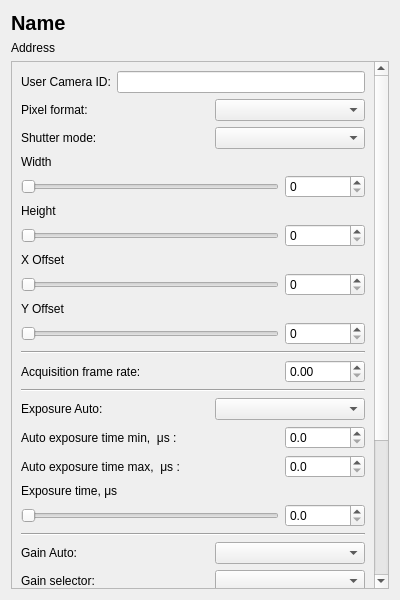
<?xml version="1.0" encoding="UTF-8"?>
<ui version="4.0">
 <class>SettingsWidget</class>
 <widget class="QWidget" name="SettingsWidget">
  <property name="geometry">
   <rect>
    <x>0</x>
    <y>0</y>
    <width>400</width>
    <height>600</height>
   </rect>
  </property>
  <property name="minimumSize">
   <size>
    <width>400</width>
    <height>600</height>
   </size>
  </property>
  <property name="windowTitle">
   <string>SettingsWindow</string>
  </property>
  <layout class="QGridLayout" name="gridLayout">
   <item row="0" column="0">
    <widget class="QLabel" name="nameLabel">
     <property name="font">
      <font>
       <pointsize>15</pointsize>
       <weight>75</weight>
       <bold>true</bold>
      </font>
     </property>
     <property name="text">
      <string>Name</string>
     </property>
    </widget>
   </item>
   <item row="1" column="0">
    <widget class="QLabel" name="addressLabel">
     <property name="text">
      <string>Address</string>
     </property>
    </widget>
   </item>
   <item row="2" column="0" colspan="2">
    <widget class="QScrollArea" name="scrollArea">
     <property name="widgetResizable">
      <bool>true</bool>
     </property>
     <widget class="QWidget" name="scrollAreaWidgetContents">
      <property name="geometry">
       <rect>
        <x>0</x>
        <y>0</y>
        <width>366</width>
        <height>850</height>
       </rect>
      </property>
      <layout class="QVBoxLayout" name="verticalLayout">
       <item>
        <widget class="QWidget" name="widget_9" native="true">
         <layout class="QHBoxLayout" name="horizontalLayout_9">
          <property name="leftMargin">
           <number>0</number>
          </property>
          <property name="topMargin">
           <number>0</number>
          </property>
          <property name="rightMargin">
           <number>0</number>
          </property>
          <property name="bottomMargin">
           <number>0</number>
          </property>
          <item>
           <widget class="QLabel" name="label_9">
            <property name="text">
             <string>User Camera ID:</string>
            </property>
           </widget>
          </item>
          <item>
           <widget class="QLineEdit" name="uidLineEdit"/>
          </item>
         </layout>
        </widget>
       </item>
       <item>
        <widget class="QWidget" name="widget_3" native="true">
         <layout class="QHBoxLayout" name="horizontalLayout_3">
          <property name="spacing">
           <number>0</number>
          </property>
          <property name="leftMargin">
           <number>0</number>
          </property>
          <property name="topMargin">
           <number>0</number>
          </property>
          <property name="rightMargin">
           <number>0</number>
          </property>
          <property name="bottomMargin">
           <number>0</number>
          </property>
          <item>
           <widget class="QLabel" name="label_3">
            <property name="text">
             <string>Pixel format:</string>
            </property>
           </widget>
          </item>
          <item>
           <widget class="QComboBox" name="pixelFormatComboBox">
            <property name="minimumSize">
             <size>
              <width>150</width>
              <height>0</height>
             </size>
            </property>
            <property name="maximumSize">
             <size>
              <width>150</width>
              <height>16777215</height>
             </size>
            </property>
           </widget>
          </item>
         </layout>
        </widget>
       </item>
       <item>
        <widget class="QWidget" name="widget_20" native="true">
         <layout class="QHBoxLayout" name="horizontalLayout_20">
          <property name="leftMargin">
           <number>0</number>
          </property>
          <property name="topMargin">
           <number>0</number>
          </property>
          <property name="rightMargin">
           <number>0</number>
          </property>
          <property name="bottomMargin">
           <number>0</number>
          </property>
          <item>
           <widget class="QLabel" name="label_19">
            <property name="text">
             <string>Shutter mode:</string>
            </property>
           </widget>
          </item>
          <item>
           <widget class="QComboBox" name="shutterComboBox">
            <property name="minimumSize">
             <size>
              <width>150</width>
              <height>0</height>
             </size>
            </property>
            <property name="maximumSize">
             <size>
              <width>150</width>
              <height>16777215</height>
             </size>
            </property>
           </widget>
          </item>
         </layout>
        </widget>
       </item>
       <item>
        <widget class="QLabel" name="label">
         <property name="text">
          <string>Width</string>
         </property>
        </widget>
       </item>
       <item>
        <widget class="QWidget" name="widget" native="true">
         <layout class="QHBoxLayout" name="horizontalLayout">
          <property name="leftMargin">
           <number>0</number>
          </property>
          <property name="topMargin">
           <number>0</number>
          </property>
          <property name="rightMargin">
           <number>0</number>
          </property>
          <property name="bottomMargin">
           <number>0</number>
          </property>
          <item>
           <widget class="QSlider" name="frameWidthSlider">
            <property name="singleStep">
             <number>2</number>
            </property>
            <property name="orientation">
             <enum>Qt::Horizontal</enum>
            </property>
           </widget>
          </item>
          <item>
           <widget class="QSpinBox" name="frameWidthSpinBox">
            <property name="minimumSize">
             <size>
              <width>80</width>
              <height>0</height>
             </size>
            </property>
            <property name="maximumSize">
             <size>
              <width>80</width>
              <height>16777215</height>
             </size>
            </property>
            <property name="maximum">
             <number>99</number>
            </property>
           </widget>
          </item>
         </layout>
        </widget>
       </item>
       <item>
        <widget class="QLabel" name="label_2">
         <property name="text">
          <string>Height</string>
         </property>
        </widget>
       </item>
       <item>
        <widget class="QWidget" name="widget_2" native="true">
         <layout class="QHBoxLayout" name="horizontalLayout_2">
          <property name="leftMargin">
           <number>0</number>
          </property>
          <property name="topMargin">
           <number>0</number>
          </property>
          <property name="rightMargin">
           <number>0</number>
          </property>
          <property name="bottomMargin">
           <number>0</number>
          </property>
          <item>
           <widget class="QSlider" name="frameHeightSlider">
            <property name="orientation">
             <enum>Qt::Horizontal</enum>
            </property>
           </widget>
          </item>
          <item>
           <widget class="QSpinBox" name="frameHeightSpinBox">
            <property name="minimumSize">
             <size>
              <width>80</width>
              <height>0</height>
             </size>
            </property>
            <property name="maximumSize">
             <size>
              <width>80</width>
              <height>16777215</height>
             </size>
            </property>
           </widget>
          </item>
         </layout>
        </widget>
       </item>
       <item>
        <widget class="QLabel" name="label_4">
         <property name="text">
          <string>X Offset</string>
         </property>
        </widget>
       </item>
       <item>
        <widget class="QWidget" name="widget_4" native="true">
         <layout class="QHBoxLayout" name="horizontalLayout_4">
          <property name="leftMargin">
           <number>0</number>
          </property>
          <property name="topMargin">
           <number>0</number>
          </property>
          <property name="rightMargin">
           <number>0</number>
          </property>
          <property name="bottomMargin">
           <number>0</number>
          </property>
          <item>
           <widget class="QSlider" name="offsetXSlider">
            <property name="orientation">
             <enum>Qt::Horizontal</enum>
            </property>
           </widget>
          </item>
          <item>
           <widget class="QSpinBox" name="offsetXSpinBox">
            <property name="minimumSize">
             <size>
              <width>80</width>
              <height>0</height>
             </size>
            </property>
            <property name="maximumSize">
             <size>
              <width>80</width>
              <height>16777215</height>
             </size>
            </property>
           </widget>
          </item>
         </layout>
        </widget>
       </item>
       <item>
        <widget class="QLabel" name="label_5">
         <property name="text">
          <string>Y Offset</string>
         </property>
        </widget>
       </item>
       <item>
        <widget class="QWidget" name="widget_5" native="true">
         <layout class="QHBoxLayout" name="horizontalLayout_5">
          <property name="leftMargin">
           <number>0</number>
          </property>
          <property name="topMargin">
           <number>0</number>
          </property>
          <property name="rightMargin">
           <number>0</number>
          </property>
          <property name="bottomMargin">
           <number>0</number>
          </property>
          <item>
           <widget class="QSlider" name="offsetYSlider">
            <property name="orientation">
             <enum>Qt::Horizontal</enum>
            </property>
           </widget>
          </item>
          <item>
           <widget class="QSpinBox" name="offsetYSpinBox">
            <property name="minimumSize">
             <size>
              <width>80</width>
              <height>0</height>
             </size>
            </property>
            <property name="maximumSize">
             <size>
              <width>80</width>
              <height>16777215</height>
             </size>
            </property>
           </widget>
          </item>
         </layout>
        </widget>
       </item>
       <item>
        <widget class="Line" name="line_4">
         <property name="orientation">
          <enum>Qt::Horizontal</enum>
         </property>
        </widget>
       </item>
       <item>
        <widget class="QWidget" name="widget_6" native="true">
         <layout class="QHBoxLayout" name="horizontalLayout_6">
          <property name="leftMargin">
           <number>0</number>
          </property>
          <property name="topMargin">
           <number>0</number>
          </property>
          <property name="rightMargin">
           <number>0</number>
          </property>
          <property name="bottomMargin">
           <number>0</number>
          </property>
          <item>
           <widget class="QLabel" name="label_6">
            <property name="text">
             <string>Acquisition frame rate:</string>
            </property>
           </widget>
          </item>
          <item>
           <widget class="QDoubleSpinBox" name="targetFPSSpinBox">
            <property name="maximumSize">
             <size>
              <width>80</width>
              <height>16777215</height>
             </size>
            </property>
            <property name="maximum">
             <double>100000.000000000000000</double>
            </property>
           </widget>
          </item>
         </layout>
        </widget>
       </item>
       <item>
        <widget class="Line" name="line_3">
         <property name="orientation">
          <enum>Qt::Horizontal</enum>
         </property>
        </widget>
       </item>
       <item>
        <widget class="QWidget" name="widget_7" native="true">
         <layout class="QHBoxLayout" name="horizontalLayout_7">
          <property name="leftMargin">
           <number>0</number>
          </property>
          <property name="topMargin">
           <number>0</number>
          </property>
          <property name="rightMargin">
           <number>0</number>
          </property>
          <property name="bottomMargin">
           <number>0</number>
          </property>
          <item>
           <widget class="QLabel" name="label_7">
            <property name="text">
             <string>Exposure Auto:</string>
            </property>
           </widget>
          </item>
          <item>
           <widget class="QComboBox" name="exposureAutoComboBox">
            <property name="minimumSize">
             <size>
              <width>150</width>
              <height>0</height>
             </size>
            </property>
            <property name="maximumSize">
             <size>
              <width>150</width>
              <height>16777215</height>
             </size>
            </property>
           </widget>
          </item>
         </layout>
        </widget>
       </item>
       <item>
        <widget class="QWidget" name="widget_18" native="true">
         <layout class="QHBoxLayout" name="horizontalLayout_18">
          <property name="leftMargin">
           <number>0</number>
          </property>
          <property name="topMargin">
           <number>0</number>
          </property>
          <property name="rightMargin">
           <number>0</number>
          </property>
          <property name="bottomMargin">
           <number>0</number>
          </property>
          <item>
           <widget class="QLabel" name="label_17">
            <property name="text">
             <string>Auto exposure time min,  μs :</string>
            </property>
           </widget>
          </item>
          <item>
           <widget class="QDoubleSpinBox" name="exposureAutoMinSpinBox">
            <property name="minimumSize">
             <size>
              <width>80</width>
              <height>0</height>
             </size>
            </property>
            <property name="maximumSize">
             <size>
              <width>80</width>
              <height>16777215</height>
             </size>
            </property>
            <property name="decimals">
             <number>1</number>
            </property>
            <property name="maximum">
             <double>100.000000000000000</double>
            </property>
            <property name="value">
             <double>0.000000000000000</double>
            </property>
           </widget>
          </item>
         </layout>
        </widget>
       </item>
       <item>
        <widget class="QWidget" name="widget_19" native="true">
         <layout class="QHBoxLayout" name="horizontalLayout_19">
          <property name="leftMargin">
           <number>0</number>
          </property>
          <property name="topMargin">
           <number>0</number>
          </property>
          <property name="rightMargin">
           <number>0</number>
          </property>
          <property name="bottomMargin">
           <number>0</number>
          </property>
          <item>
           <widget class="QLabel" name="label_18">
            <property name="text">
             <string>Auto exposure time max,  μs :</string>
            </property>
           </widget>
          </item>
          <item>
           <widget class="QDoubleSpinBox" name="exposureAutoMaxSpinBox">
            <property name="minimumSize">
             <size>
              <width>80</width>
              <height>0</height>
             </size>
            </property>
            <property name="maximumSize">
             <size>
              <width>80</width>
              <height>16777215</height>
             </size>
            </property>
            <property name="decimals">
             <number>1</number>
            </property>
           </widget>
          </item>
         </layout>
        </widget>
       </item>
       <item>
        <widget class="QLabel" name="label_8">
         <property name="text">
          <string>Exposure time, μs</string>
         </property>
        </widget>
       </item>
       <item>
        <widget class="QWidget" name="widget_8" native="true">
         <layout class="QHBoxLayout" name="horizontalLayout_8">
          <property name="leftMargin">
           <number>0</number>
          </property>
          <property name="topMargin">
           <number>0</number>
          </property>
          <property name="rightMargin">
           <number>0</number>
          </property>
          <property name="bottomMargin">
           <number>0</number>
          </property>
          <item>
           <widget class="QSlider" name="exposureTimeSlider">
            <property name="singleStep">
             <number>10</number>
            </property>
            <property name="pageStep">
             <number>100</number>
            </property>
            <property name="orientation">
             <enum>Qt::Horizontal</enum>
            </property>
           </widget>
          </item>
          <item>
           <widget class="QDoubleSpinBox" name="exposureTimeSpinBox">
            <property name="minimumSize">
             <size>
              <width>80</width>
              <height>0</height>
             </size>
            </property>
            <property name="maximumSize">
             <size>
              <width>80</width>
              <height>16777215</height>
             </size>
            </property>
            <property name="decimals">
             <number>1</number>
            </property>
            <property name="singleStep">
             <double>10.000000000000000</double>
            </property>
           </widget>
          </item>
         </layout>
        </widget>
       </item>
       <item>
        <widget class="Line" name="line_2">
         <property name="orientation">
          <enum>Qt::Horizontal</enum>
         </property>
        </widget>
       </item>
       <item>
        <widget class="QWidget" name="widget_13" native="true">
         <layout class="QHBoxLayout" name="horizontalLayout_13">
          <property name="leftMargin">
           <number>0</number>
          </property>
          <property name="topMargin">
           <number>0</number>
          </property>
          <property name="rightMargin">
           <number>0</number>
          </property>
          <property name="bottomMargin">
           <number>0</number>
          </property>
          <item>
           <widget class="QLabel" name="label_12">
            <property name="text">
             <string>Gain Auto:</string>
            </property>
           </widget>
          </item>
          <item>
           <widget class="QComboBox" name="gainAutoComboBox">
            <property name="minimumSize">
             <size>
              <width>150</width>
              <height>0</height>
             </size>
            </property>
            <property name="maximumSize">
             <size>
              <width>150</width>
              <height>16777215</height>
             </size>
            </property>
           </widget>
          </item>
         </layout>
        </widget>
       </item>
       <item>
        <widget class="QWidget" name="widget_14" native="true">
         <layout class="QHBoxLayout" name="horizontalLayout_14">
          <property name="leftMargin">
           <number>0</number>
          </property>
          <property name="topMargin">
           <number>0</number>
          </property>
          <property name="rightMargin">
           <number>0</number>
          </property>
          <property name="bottomMargin">
           <number>0</number>
          </property>
          <item>
           <widget class="QLabel" name="label_13">
            <property name="text">
             <string>Gain selector:</string>
            </property>
           </widget>
          </item>
          <item>
           <widget class="QComboBox" name="gainSelectorComboBox">
            <property name="minimumSize">
             <size>
              <width>150</width>
              <height>0</height>
             </size>
            </property>
            <property name="maximumSize">
             <size>
              <width>150</width>
              <height>16777215</height>
             </size>
            </property>
           </widget>
          </item>
         </layout>
        </widget>
       </item>
       <item>
        <widget class="QWidget" name="widget_15" native="true">
         <layout class="QHBoxLayout" name="horizontalLayout_15">
          <property name="leftMargin">
           <number>0</number>
          </property>
          <property name="topMargin">
           <number>0</number>
          </property>
          <property name="rightMargin">
           <number>0</number>
          </property>
          <property name="bottomMargin">
           <number>0</number>
          </property>
          <item>
           <widget class="QLabel" name="label_14">
            <property name="text">
             <string>Gain:</string>
            </property>
           </widget>
          </item>
          <item>
           <widget class="QDoubleSpinBox" name="gainSpinBox">
            <property name="minimumSize">
             <size>
              <width>80</width>
              <height>0</height>
             </size>
            </property>
            <property name="maximumSize">
             <size>
              <width>80</width>
              <height>16777215</height>
             </size>
            </property>
           </widget>
          </item>
         </layout>
        </widget>
       </item>
       <item>
        <widget class="QWidget" name="widget_16" native="true">
         <layout class="QHBoxLayout" name="horizontalLayout_16">
          <property name="leftMargin">
           <number>0</number>
          </property>
          <property name="topMargin">
           <number>0</number>
          </property>
          <property name="rightMargin">
           <number>0</number>
          </property>
          <property name="bottomMargin">
           <number>0</number>
          </property>
          <item>
           <widget class="QLabel" name="label_15">
            <property name="text">
             <string>Gain auto min:</string>
            </property>
           </widget>
          </item>
          <item>
           <widget class="QDoubleSpinBox" name="gainMinSpinBox">
            <property name="minimumSize">
             <size>
              <width>80</width>
              <height>0</height>
             </size>
            </property>
            <property name="maximumSize">
             <size>
              <width>80</width>
              <height>16777215</height>
             </size>
            </property>
           </widget>
          </item>
         </layout>
        </widget>
       </item>
       <item>
        <widget class="QWidget" name="widget_17" native="true">
         <layout class="QHBoxLayout" name="horizontalLayout_17">
          <property name="leftMargin">
           <number>0</number>
          </property>
          <property name="topMargin">
           <number>0</number>
          </property>
          <property name="rightMargin">
           <number>0</number>
          </property>
          <property name="bottomMargin">
           <number>0</number>
          </property>
          <item>
           <widget class="QLabel" name="label_16">
            <property name="text">
             <string>Gain auto max:</string>
            </property>
           </widget>
          </item>
          <item>
           <widget class="QDoubleSpinBox" name="gainMaxSpinBox">
            <property name="minimumSize">
             <size>
              <width>80</width>
              <height>0</height>
             </size>
            </property>
            <property name="maximumSize">
             <size>
              <width>80</width>
              <height>16777215</height>
             </size>
            </property>
           </widget>
          </item>
         </layout>
        </widget>
       </item>
       <item>
        <widget class="Line" name="line">
         <property name="orientation">
          <enum>Qt::Horizontal</enum>
         </property>
        </widget>
       </item>
       <item>
        <widget class="QWidget" name="widget_10" native="true">
         <layout class="QHBoxLayout" name="horizontalLayout_10">
          <property name="leftMargin">
           <number>0</number>
          </property>
          <property name="topMargin">
           <number>0</number>
          </property>
          <property name="rightMargin">
           <number>0</number>
          </property>
          <property name="bottomMargin">
           <number>0</number>
          </property>
          <item>
           <widget class="QLabel" name="label_10">
            <property name="text">
             <string>Configuration set:</string>
            </property>
           </widget>
          </item>
          <item>
           <widget class="QComboBox" name="confSetComboBox">
            <property name="minimumSize">
             <size>
              <width>150</width>
              <height>0</height>
             </size>
            </property>
            <property name="maximumSize">
             <size>
              <width>150</width>
              <height>16777215</height>
             </size>
            </property>
           </widget>
          </item>
         </layout>
        </widget>
       </item>
       <item>
        <widget class="QWidget" name="widget_11" native="true">
         <layout class="QHBoxLayout" name="horizontalLayout_11">
          <property name="leftMargin">
           <number>0</number>
          </property>
          <property name="topMargin">
           <number>0</number>
          </property>
          <property name="rightMargin">
           <number>0</number>
          </property>
          <property name="bottomMargin">
           <number>0</number>
          </property>
          <item>
           <widget class="QPushButton" name="saveUserSetButton">
            <property name="text">
             <string>User set save</string>
            </property>
           </widget>
          </item>
          <item>
           <widget class="QPushButton" name="loadUserSetButton">
            <property name="text">
             <string>User set load</string>
            </property>
           </widget>
          </item>
         </layout>
        </widget>
       </item>
       <item>
        <widget class="QWidget" name="widget_12" native="true">
         <layout class="QHBoxLayout" name="horizontalLayout_12">
          <property name="leftMargin">
           <number>0</number>
          </property>
          <property name="topMargin">
           <number>0</number>
          </property>
          <property name="rightMargin">
           <number>0</number>
          </property>
          <property name="bottomMargin">
           <number>0</number>
          </property>
          <item>
           <widget class="QLabel" name="label_11">
            <property name="text">
             <string>Default startup set:</string>
            </property>
           </widget>
          </item>
          <item>
           <widget class="QComboBox" name="startupSetComboBox">
            <property name="minimumSize">
             <size>
              <width>150</width>
              <height>0</height>
             </size>
            </property>
            <property name="maximumSize">
             <size>
              <width>150</width>
              <height>16777215</height>
             </size>
            </property>
           </widget>
          </item>
         </layout>
        </widget>
       </item>
       <item>
        <spacer name="verticalSpacer">
         <property name="orientation">
          <enum>Qt::Vertical</enum>
         </property>
         <property name="sizeHint" stdset="0">
          <size>
           <width>20</width>
           <height>40</height>
          </size>
         </property>
        </spacer>
       </item>
      </layout>
     </widget>
    </widget>
   </item>
  </layout>
 </widget>
 <resources/>
 <connections/>
</ui>
